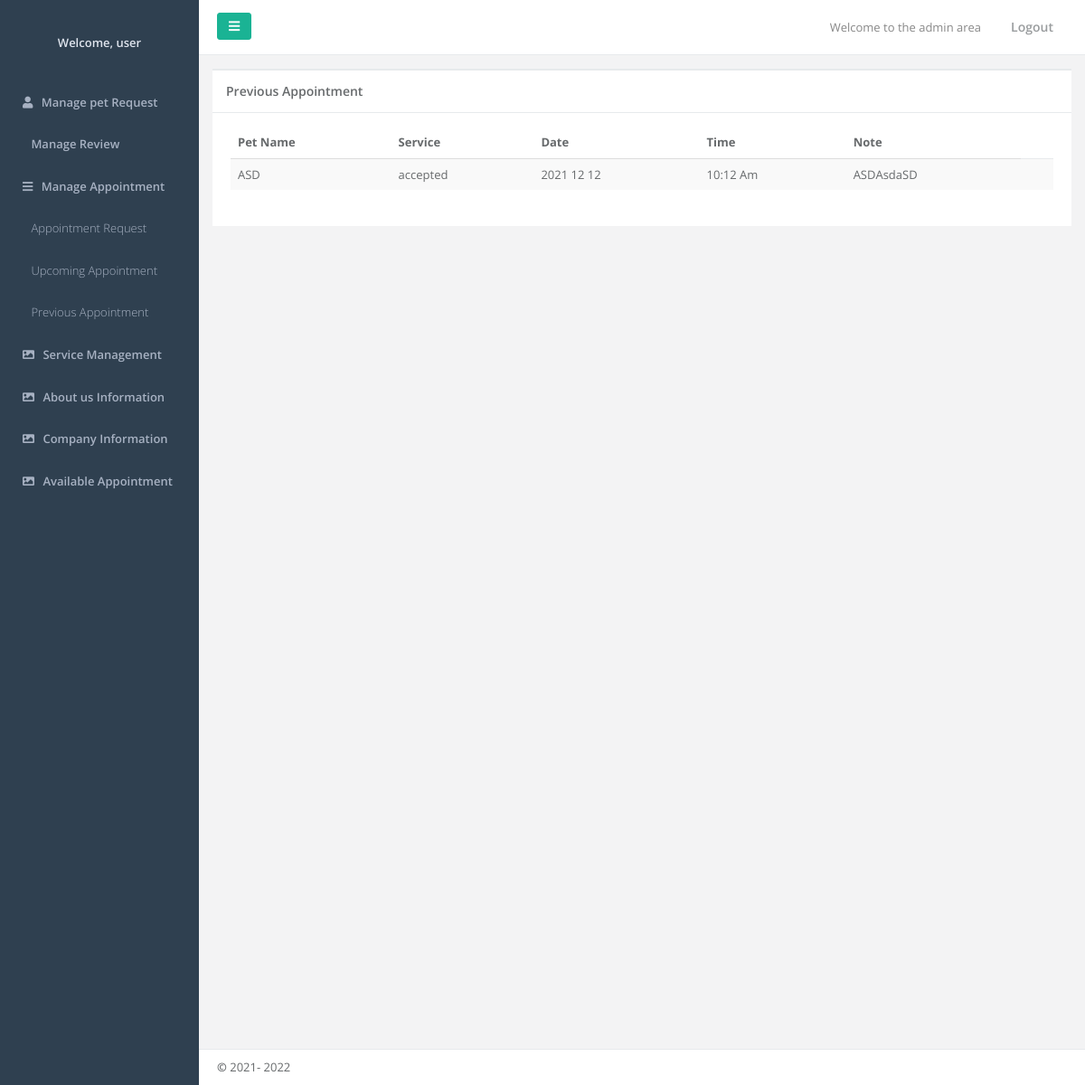
/admin/PreviousAppointment.php, run on the app's committed database.
### tables this page shows
CREATE TABLE `appointments` (
  `id` int(11) NOT NULL,
  `pet_id` varchar(11) DEFAULT NULL,
  `date` varchar(25) DEFAULT NULL,
  `time` varchar(25) DEFAULT NULL,
  `type` varchar(150) DEFAULT NULL,
  `note` text NOT NULL,
  `client_id` int(11) NOT NULL,
  `deleted` int(1) DEFAULT 0,
  `accept` int(11) DEFAULT 0
);

### admin/PreviousAppointment.php (the view, shortened to what this page needs)
<?php require('../dbconfig.php');
?>
<!DOCTYPE html>
<html>
<?php
include('header.php')
?>
<body>
    <div id="wrapper">
       <?php
include('nav.php')
    ?>
        <div id="page-wrapper" class="gray-bg">
            <div class="row border-bottom">
                <nav class="navbar navbar-static-top white-bg" role="navigation" style="margin-bottom: 0">
                    <div class="navbar-header">
                        <a class="navbar-minimalize minimalize-styl-2 btn btn-primary " href="#"><i
                                class="fa fa-bars"></i> </a>
                    </div>
                    <ul class="nav navbar-top-links navbar-right">
                        <li>
                            <span class="m-r-sm text-muted welcome-message">Welcome to the admin area</span>
                        </li>
                        <li>
                            <a href="#">
                                <i class="fa fa-sign-out"></i> Logout
                            </a>
                        </li>
                    </ul>
                </nav>
            </div>
            <div class="row mtop15">
                <div class="col-lg-12">
                    <div class="ibox float-e-margins">
                        <div class="ibox-title">
                            <h5> Previous Appointment
                            </h5>
                        </div>
                        <div class="ibox-content">
                            <div class="table-responsive">
                                <table class="table table-striped">
                                    <thead>
                                        <tr>
                                            <th>Pet Name</th>
                                            <th>Service</th>
                                            <th>Date</th>
                                            <th>Time</th>
                                            <th>Note</th>
                                        </tr>
                                    </thead>
                                    <tbody>
                                    <?php
                          $sql = "SELECT * FROM appointments WHERE accept = 1 ";
                          $res = mysqli_query($con,$sql);
                          if($result = mysqli_query($con, $sql)){
                          if(mysqli_num_rows($res) > 0){
                           while($data = mysqli_fetch_assoc($res)){
                                ?>
                                        <tr>
                                        <td><?php echo $data['pet_id']; ?></td>
                                            <td><?php echo $data['type']; ?></td>
                                            <td><?php echo $data['date']; ?></td>
                                            <td><?php echo $data['time']; ?></td>
                                            <td><?php echo $data['note']; ?></td>
                                            <td>
                                            </td>
                                        </tr>
                                        <?php
}
}
} ?>
                                    </tbody>
                                </table>
                            </div>
                        </div>
                    </div>
                </div>
            </div>
            <div class="footer">
                <div>
                    <strong>&copy;</strong> 2021-
                    <?php echo date('Y'); ?>
                </div>
            </div>
        </div>
    </div>
</body>
</html>

### data on the page
appointments: pet "ASD", type "accepted", date "2021 12 12", time "10:12 Am", note "ASDAsdaSD"
